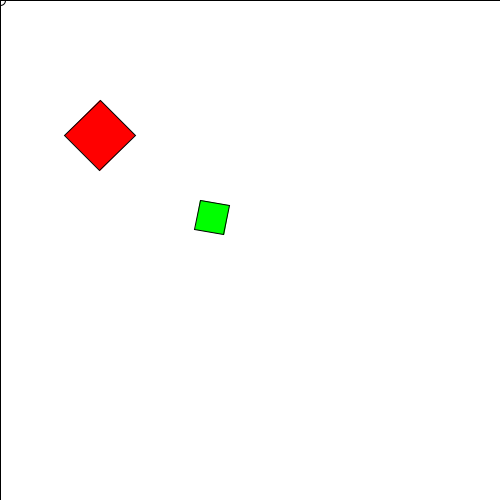
Frame 1 (no input)
Frame 60 (the mouse pressed at the canvas centre just before this capture): identical to frame 1, image omitted
Frame 120 (the mouse held since frame 60 and released just before this capture): identical to frame 1, image omitted

The Processing sketch that drew this single still picture (run headless with seeded random() and noise(); from frame 60 on, the mouse is pressed at the canvas centre):

// Processing sketch: rotacion_1_secccion3
// ── rotacion_1_secccion3.pde
void setup() {
  size(500, 500);
}

void draw() {
  background(255);

  noFill();
  rect(0, 0, width, height);//FONDO
  ellipse(0, 0, 10, 10); //esquina

  pushMatrix();
  translate (100, 100);
  rotate(radians(45));
  fill(255, 0, 0);//ROJO
  rect(0,0, 50, 50);
  popMatrix();

  pushMatrix();
  translate(200,200);
  rotate(radians(10));
  fill(0, 255, 0);//VERDE
  rect(0, 0, 30, 30);
  popMatrix();
}
